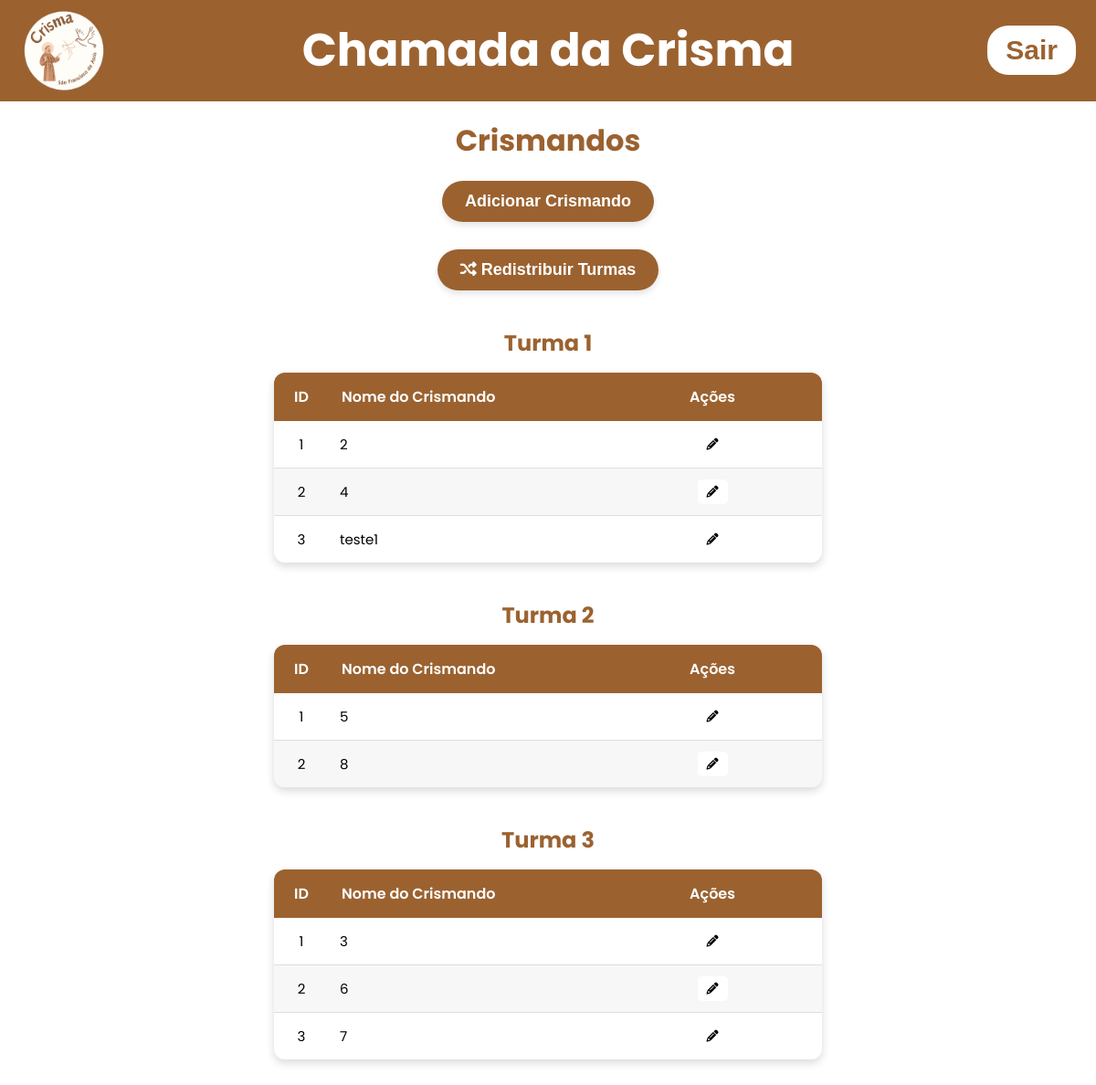
Before: /listcrismandos (signed in) with the older database file.
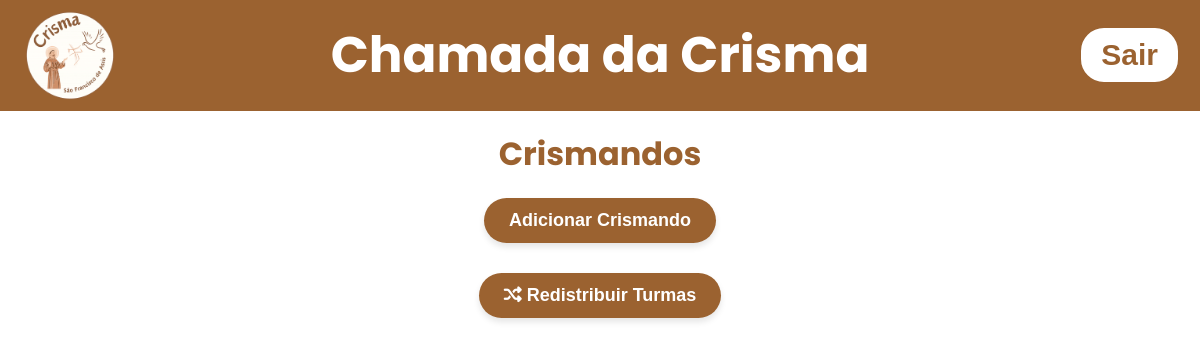
After: the same page with the newer database file.
### tables this page shows
CREATE TABLE turmas (
    id INTEGER PRIMARY KEY AUTOINCREMENT,
    turma_name TEXT NOT NULL UNIQUE                            
);

CREATE TABLE crismandos (
    id INTEGER PRIMARY KEY AUTOINCREMENT,
    name TEXT UNIQUE NOT NULL,
    turma_id INTEGER NOT NULL,    
    created_at TEXT DEFAULT CURRENT_TIMESTAMP,
    FOREIGN KEY (turma_id) REFERENCES turmas(id)    
);

### app.py (the view)
@app.get("/listcrismandos")
def list_crismandos():
    msg = request.args.get('msg')
    if not 'admin' in session:
        return render_template('index.html')
    else:
        with get_conn() as conn:
            cur = conn.cursor()
            cur.execute("SELECT id, turma_name FROM turmas ORDER BY turma_name")
            turmas = cur.fetchall()
            cur.execute("SELECT id, name, turma_id FROM crismandos ORDER BY name")
            crismandos = cur.fetchall()
            return render_template('crismandos.html', turmas = turmas, msgcrismandos =msg, crismandos = crismandos)

### app.py (called while the page is built)
def get_conn():
    conn = sqlite3.connect("data/dataBase.db")
    conn.row_factory = sqlite3.Row
    return conn

### templates/crismandos.html (shortened to what this page needs)
<!DOCTYPE html>
<html lang="pt-br">
  <head>
    <link
      rel="stylesheet"
      href="{{url_for('static', filename='css/styleconfigadmin.css')}}"
    />
    <link
      rel="stylesheet"
      href="{{url_for('static', filename='css/stylecrismandos.css')}}"
    />
    <link rel="stylesheet" href="https://cdnjs.cloudflare.com/ajax/libs/font-awesome/6.5.0/css/all.min.css">
    <link rel="stylesheet" href="https://cdnjs.cloudflare.com/ajax/libs/font-awesome/6.5.1/css/all.min.css">
  </head>
  <body>
    <header>
      <div class="header-left">
        <img
          src="{{url_for('static', filename='images/logocrismamaior.png')}}"
          alt="Logo da crisma"
          class="logo"
        />
        <h1 class="title-center" onclick="window.location.href='/homepage'">
          Chamada da Crisma
        </h1>
      </div>
      <form action="{{url_for('logout_user')}}" method="post">
        <button class="button-logout">Sair</button>
      </form>
    </header>
<main>
<div id="container-principal">
    <h1>Crismandos</h1>
    <button onclick="OpenModalEditCrismandos()">Adicionar Crismando</button>
    <button onclick="OpenRandomModal()">
      <i class="fa-solid fa-shuffle"></i>
      Redistribuir Turmas
    </button>
    {% for turma in turmas%}
        <h2 class="turma-titulo">{{ turma.turma_name }}</h2>
        <table class="tabela-crismandos">
            <thead>
                <tr>
                    <th>ID</th>
                    <th>Nome do Crismando</th>
                    <th>Ações</th>
                </tr>
            </thead>
            <tbody>
            {% set counter = [0] %}
                {%for crismando in crismandos | sort(attribute='name')%}
                    {% if crismando.turma_id == turma.id %}
                        <tr>
                            <td>{{counter[0]}}</td>
                            <td>{{crismando.name}}</td>
                            <td>
                                <button onclick="OpenEditCrismandos({{crismando.id}})"><i class="fas fa-pencil-alt"></i></button>
                            </td>
                        </tr>
                    {%endif%}
                {%endfor%}
            </tbody>
        </table>
    {% endfor %}
    </main>
  </body>
</html>

### static/css/styleconfigadmin.css (style rules this page uses)
body { margin: 50px 0px; background-color: #ffffff; font-family: 'Poppins', sans-serif; padding-top: 80px; }
* { margin: 0; padding: 0; box-sizing: border-box; }
:root { --marrom-logo: #9B6230; }
header { background-color: var(--marrom-logo); color: white; padding: 10px 20px; display: flex; align-items: center; justify-content: space-between; position: fixed; top: 0; left: 0; right: 0; z-index: 1000; }
.header-left { display: flex; align-items: center; }
.header-left img { width: 100px; height: auto; margin-bottom: 0; }
.title-center { position: absolute; left: 50%; transform: translateX(-50%); font-size: 50px; font-weight: bold; background: none; border: none; color: white; cursor: pointer; }
.button-logout { background-color: white; color: var(--marrom-logo); border-radius: 25px; padding: 10px 20px; border-style: solid; border-color: #9B6230; font-size: 30px; font-weight: 600; }

### static/css/stylecrismandos.css (style rules this page uses)
:root { --marrom-logo: #9B6230; }
#container-principal h1 { text-align: center; font-size: 32px; color: var(--marrom-logo); margin-bottom: 20px; }
#container-principal > button { display: block; margin: 0 auto 30px auto; background-color: var(--marrom-logo); color: white; border: none; border-radius: 25px; padding: 12px 25px; font-size: 18px; font-weight: 600; cursor: pointer; transition: background-color 0.3s, transform 0.3s; box-shadow: 0 4px 6px rgba(0, 0, 0, 0.1); }

Changed rows visible on the page:
removed turmas: turma_name "Turma 1"
removed crismandos: turma "1", name "2", shown under "Turma 1"
removed crismandos: counter "2", name "4", shown under "Turma 1"
removed crismandos: counter "3", name "teste1", shown under "Turma 1"
removed turmas: turma_name "Turma 2"
removed crismandos: counter "1", name "5", shown under "Turma 2"
removed crismandos: turma "2", name "8", shown under "Turma 2"
removed turmas: turma_name "Turma 3"
removed crismandos: counter "1", name "3", shown under "Turma 3"
removed crismandos: counter "2", name "6", shown under "Turma 3"
removed crismandos: turma "3", name "7", shown under "Turma 3"
